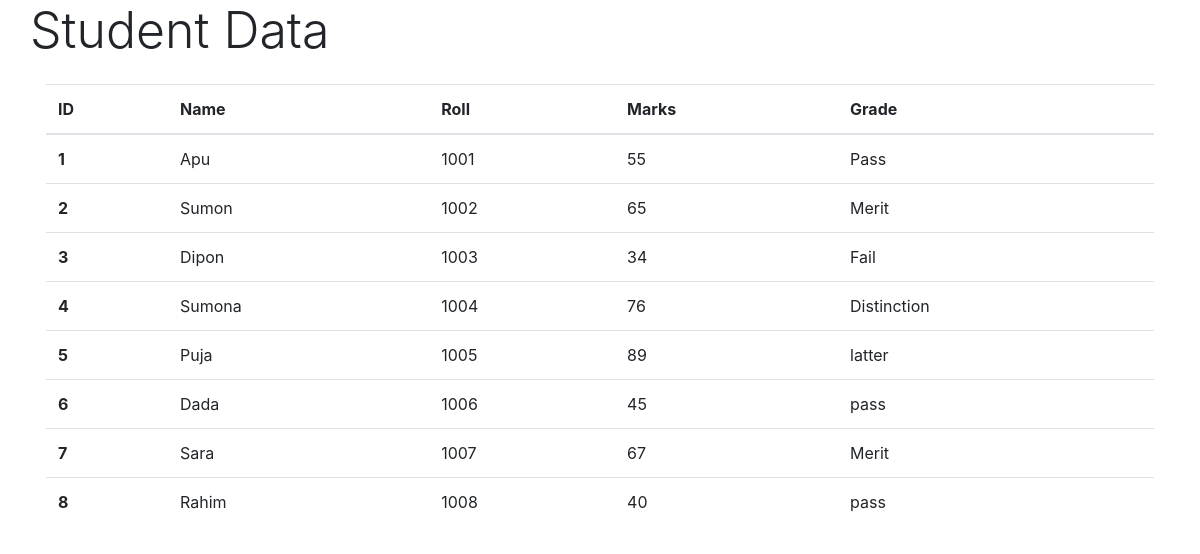
The app's page /enroll/homeEnroll/ with its own data.
### enroll/models.py (models this page shows)
class StudentEnrollment(models.Model):
    student_name = models.CharField(max_length=70)
    student_roll = models.IntegerField()
    student_marks = models.IntegerField()
    student_grade = models.CharField(max_length=40)
    objects = models.Manager()

### enroll/views.py (the view)
# urls.py: path('homeEnroll/', views.homeEnroll, name="homeEnroll")
def homeEnroll(request):
    student_data = ProxyStudent.students.get_queryset_orderbyid()
    context = {'students': student_data}
    print(student_data)
    return render(request, 'enroll/enroll.html', context)

### enroll/managers.py (called while the page is built)
    def get_queryset_orderbyid(self):
        return super().get_queryset().order_by('id')

### templates/enroll/enroll.html (shortened to what this page needs)
{% extends 'base.html' %}
{% block body %}
<div class="container">
    <div class="row">
        <h2 class="display-3" style="font-size: 50px;">Student Data</h2>
        <table class="table p-3 m-3">
            <thead>
              <tr>
                <th scope="col">ID</th>
                <th scope="col">Name</th>
                <th scope="col">Roll</th>
                <th scope="col">Marks</th>
                <th scope="col">Grade</th>
              </tr>
            </thead>
            <tbody>
                {% if students != None %}
                {% for student in students %}
              <tr>
                <th scope="row">{{student.id}}</th>
                <td>{{student.student_name}}</td>
                <td>{{student.student_roll}}</td>
                <td>{{student.student_marks}}</td>
                <td>{{student.student_grade}}</td>
              </tr>
              {% endfor %}
              {% endif %}
            </tbody>
          </table>
    </div>
</div>
{% endblock %}

### templates/base.html (shortened to what this page needs)
<!DOCTYPE html>
<html lang="en">
<head>
    <link rel="stylesheet" href="https://cdn.jsdelivr.net/npm/bootstrap@4.0.0/dist/css/bootstrap.min.css">
</head>
<body>
    {% block body %}
    {% endblock %}
</body>
</html>

### records on screen
StudentEnrollment: id "1", student_name "Apu", student_roll "1001", student_marks "55", student_grade "Pass"
StudentEnrollment: id "2", student_name "Sumon", student_roll "1002", student_marks "65", student_grade "Merit"
StudentEnrollment: id "3", student_name "Dipon", student_roll "1003", student_marks "34", student_grade "Fail"
StudentEnrollment: id "4", student_name "Sumona", student_roll "1004", student_marks "76", student_grade "Distinction"
StudentEnrollment: id "5", student_name "Puja", student_roll "1005", student_marks "89", student_grade "latter"
StudentEnrollment: id "6", student_name "Dada", student_roll "1006", student_marks "45", student_grade "pass"
StudentEnrollment: id "7", student_name "Sara", student_roll "1007", student_marks "67", student_grade "Merit"
StudentEnrollment: id "8", student_name "Rahim", student_roll "1008", student_marks "40", student_grade "pass"
